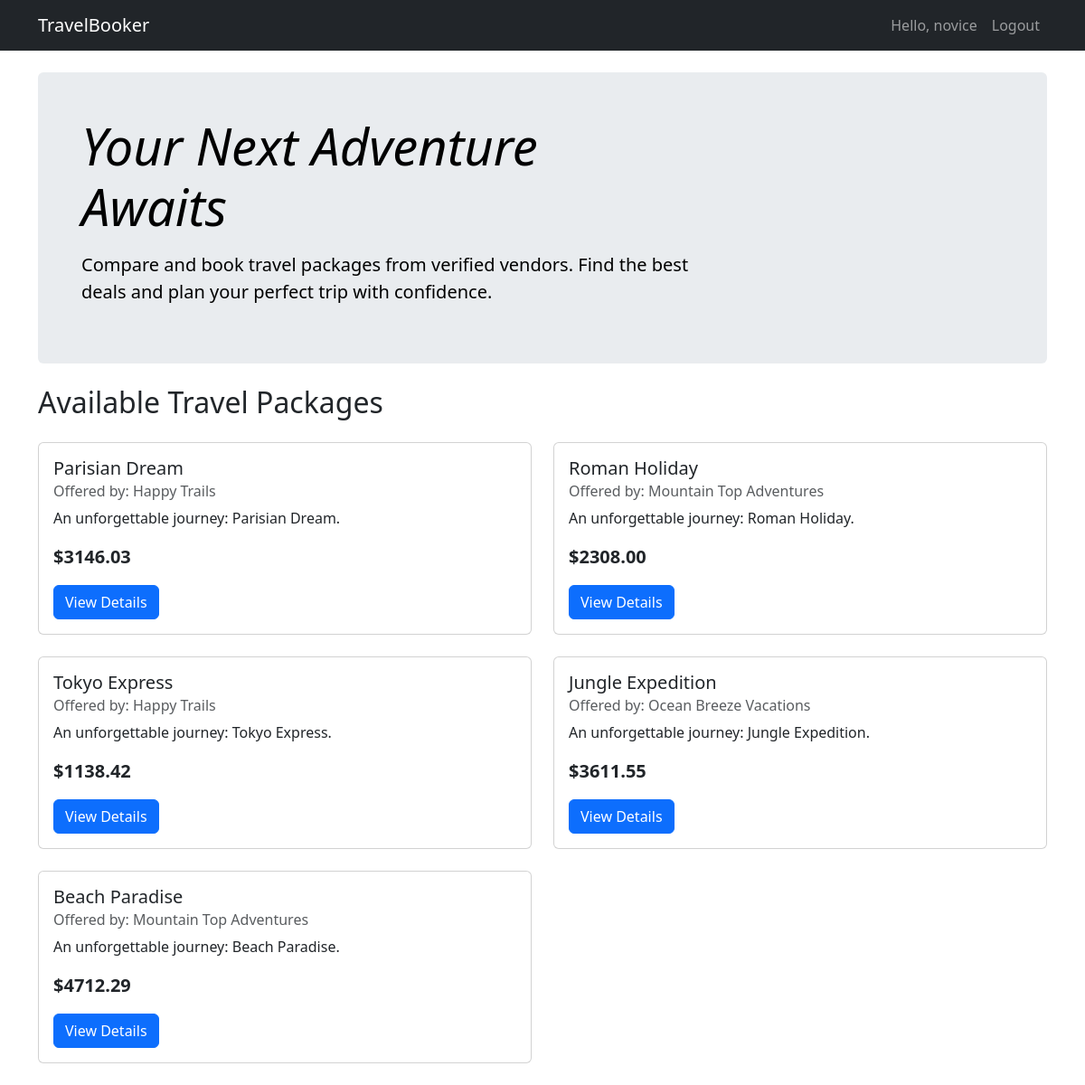
The app's page / (signed in) with its own data.
### main/models.py (models this page shows, shortened)
class TravelPackage(models.Model):
    vendor = models.ForeignKey(Vendor, on_delete=models.CASCADE, related_name='packages')
    name = models.CharField(max_length=255)
    description = models.TextField()
    itinerary = models.TextField()
    price = models.DecimalField(max_digits=10, decimal_places=2)
    start_date = models.DateField()
    end_date = models.DateField()
    created_at = models.DateTimeField(auto_now_add=True)
    updated_at = models.DateTimeField(auto_now=True)

class Vendor(models.Model):
    user_profile = models.OneToOneField(UserProfile, on_delete=models.CASCADE)
    name = models.CharField(max_length=255)
    description = models.TextField()
    website = models.URLField(blank=True, null=True)

### main/views.py (the view)
# urls.py: path('', views.package_list, name='package_list'),
def package_list(request):
    packages = TravelPackage.objects.all()
    return render(request, 'main/package_list.html', {'packages': packages})

### main/templates/main/package_list.html
{% extends "main/base.html" %}
{% block content %}
<div class="p-4 p-md-5 mb-4 rounded text-body-emphasis bg-body-secondary">
    <div class="col-lg-8 px-0">
        <h1 class="display-4 fst-italic">Your Next Adventure Awaits</h1>
        <p class="lead my-3">Compare and book travel packages from verified vendors. Find the best deals and plan your perfect trip with confidence.</p>
    </div>
</div>
<h2 class="mb-4">Available Travel Packages</h2>
<div class="row">
    {% for package in packages %}
    <div class="col-md-6 mb-4">
        <div class="card h-100">
            <div class="card-body d-flex flex-column">
                <h5 class="card-title">{{ package.name }}</h5>
                <h6 class="card-subtitle mb-2 text-muted">Offered by: {{ package.vendor.name }}</h6>
                <p class="card-text">{{ package.description|truncatewords:20 }}</p>
                <div class="mt-auto">
                    <p class="card-text fs-5"><strong>${{ package.price|floatformat:2 }}</strong></p>
                    <a href="{% url 'package_detail' package.id %}" class="btn btn-primary">View Details</a>
                </div>
            </div>
        </div>
    </div>
    {% empty %}
    <div class="col">
        <p>No travel packages available at the moment.</p>
    </div>
    {% endfor %}
</div>
{% endblock %}

### main/templates/main/base.html (shortened to what this page needs)
<!doctype html>
<html lang="en">
<head>
    <link href="https://cdn.jsdelivr.net/npm/bootstrap@5.3.2/dist/css/bootstrap.min.css" rel="stylesheet">
</head>
<body>
    <nav class="navbar navbar-expand-lg navbar-dark bg-dark">
        <div class="container">
            <a class="navbar-brand" href="{% url 'package_list' %}">TravelBooker</a>
            <div class="collapse navbar-collapse">
                <ul class="navbar-nav ms-auto">
                    {% if user.is_authenticated %}
                        <li class="nav-item">
                            <span class="nav-link">Hello, {{ user.username }}</span>
                        </li>
                        <li class="nav-item">
                            <form method="post" action="{% url 'logout' %}">
                                <button type="submit" class="nav-link btn btn-link">Logout</button>
                            </form>
                        </li>
                    {% endif %}
                </ul>
            </div>
        </div>
    </nav>
    <main class="container mt-4">
        {% block content %}
        {% endblock %}
    </main>
</body>
</html>

### records on screen
TravelPackage: name "Parisian Dream", vendor.name "Happy Trails", description "An unforgettable journey: Parisian Dream.", price "3146.03"
TravelPackage: name "Roman Holiday", vendor.name "Mountain Top Adventures", description "An unforgettable journey: Roman Holiday.", price "2308.00"
TravelPackage: name "Tokyo Express", vendor.name "Happy Trails", description "An unforgettable journey: Tokyo Express.", price "1138.42"
TravelPackage: name "Jungle Expedition", vendor.name "Ocean Breeze Vacations", description "An unforgettable journey: Jungle Expedition.", price "3611.55"
TravelPackage: name "Beach Paradise", vendor.name "Mountain Top Adventures", description "An unforgettable journey: Beach Paradise.", price "4712.29"

### other values on screen
{{ user.username }} "novice"
